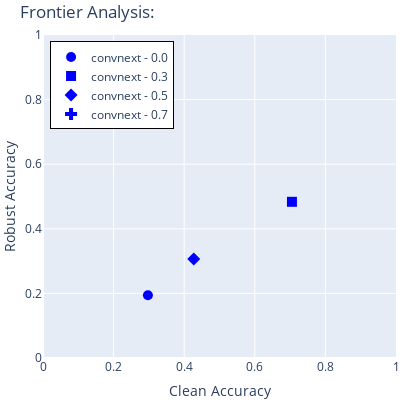

Notebook source saved alongside this figure:
### Code cell
import numpy as np
import pandas as pd
import plotly.graph_objects as go

# Sort the dataframe by natural and adversarial accuracy
sorted_df = df_avg.sort_values(by=['nat_acc', 'adv_acc'], ascending=[False, False])

# # Identify the Pareto frontier
# pareto_front = []
# current_best = -np.inf

# for index, row in sorted_df.iterrows():
#     if row['adv_acc'] > current_best:
#         pareto_front.append((row['nat_acc'], row['adv_acc'], row['pruning_strategy'], row['pruning_ratio']))
#         current_best = row['adv_acc']

# pareto_front = np.array(pareto_front)

# Color map for different pruning strategies
color_map = {
    'convnext': 'blue',
}

# Dictionary to map pruning_ratio to different marker symbols
marker_map = {
    '0.0': 'circle',
    '0.3': 'square',
    '0.5': 'diamond',
    '0.7': 'cross'
}

# Step 3: Plot using plotly
fig = go.Figure()

# Add all methods as separate scatter points, one for each pruning_strategy
for strategy, color in color_map.items():
    df_subset = df_avg[df_avg['arch'] == strategy]
    
    # For each pruning_ratio, assign a marker
    for pruning_ratio_value, marker in marker_map.items():
        df_pruning_ratio_subset = df_subset[df_subset['pruning_ratio'] == pruning_ratio_value]
        fig.add_trace(go.Scatter(
            x=df_pruning_ratio_subset['nat_acc'],
            y=df_pruning_ratio_subset['adv_acc'],
            mode='markers',
            marker=dict(symbol=marker, color=color, size=10),
            name=f'{strategy} - {pruning_ratio_value}',
            text=df_pruning_ratio_subset['pruning_strategy'],  # Hover text for each point
            showlegend=True
        ))

# Update layout with legend inside the figure and square aspect ratio
fig.update_layout(
    title='Frontier Analysis: ', # + name,
    xaxis_title='Clean Accuracy',
    yaxis_title='Robust Accuracy',
    xaxis=dict(range=[0, 1]),
    yaxis=dict(range=[0, 1]),
    margin=dict(l=0, r=0, t=35, b=0),  # Margins set to 0
    width=400,  # Set figure width to 3 inches (300px at 96dpi)
    height=400,  # Set figure height to 3 inches (300px at 96dpi)
    showlegend=True,
    legend=dict(
        x=0.02,  # Position the legend inside the figure
        y=0.98,
        traceorder="normal",
        bgcolor="rgba(255, 255, 255, 1)",  # Semi-transparent background
        bordercolor="Black",
        borderwidth=1
    )
)

# Display the plot
fig.show()

# Save the figure
# fig.write_image("./figures/pruningratio_influence.png")

### Figure 1 — Plotly figure (JSON) as saved in the notebook; plotly's stock layout.template omitted (floating-point values rounded to 4 significant figures)
{"data": [{"marker": {"color": "blue", "size": 10, "symbol": "circle"}, "mode": "markers", "name": "convnext - 0.0", "showlegend": true, "text": ["fixed_stratified"], "type": "scatter", "x": [0.2972], "y": [0.1943]}, {"marker": {"color": "blue", "size": 10, "symbol": "square"}, "mode": "markers", "name": "convnext - 0.3", "showlegend": true, "text": ["fixed_stratified"], "type": "scatter", "x": [0.7052], "y": [0.4836]}, {"marker": {"color": "blue", "size": 10, "symbol": "diamond"}, "mode": "markers", "name": "convnext - 0.5", "showlegend": true, "text": ["fixed_stratified"], "type": "scatter", "x": [0.4271], "y": [0.3064]}, {"marker": {"color": "blue", "size": 10, "symbol": "cross"}, "mode": "markers", "name": "convnext - 0.7", "showlegend": true, "text": ["fixed_stratified"], "type": "scatter", "x": [null], "y": [null]}], "layout": {"height": 400, "legend": {"bgcolor": "rgba(255, 255, 255, 1)", "bordercolor": "Black", "borderwidth": 1, "traceorder": "normal", "x": 0.02, "y": 0.98}, "margin": {"b": 0, "l": 0, "r": 0, "t": 35}, "showlegend": true, "title": {"text": "Frontier Analysis: "}, "width": 400, "xaxis": {"range": [0, 1], "title": {"text": "Clean Accuracy"}}, "yaxis": {"range": [0, 1], "title": {"text": "Robust Accuracy"}}}}
